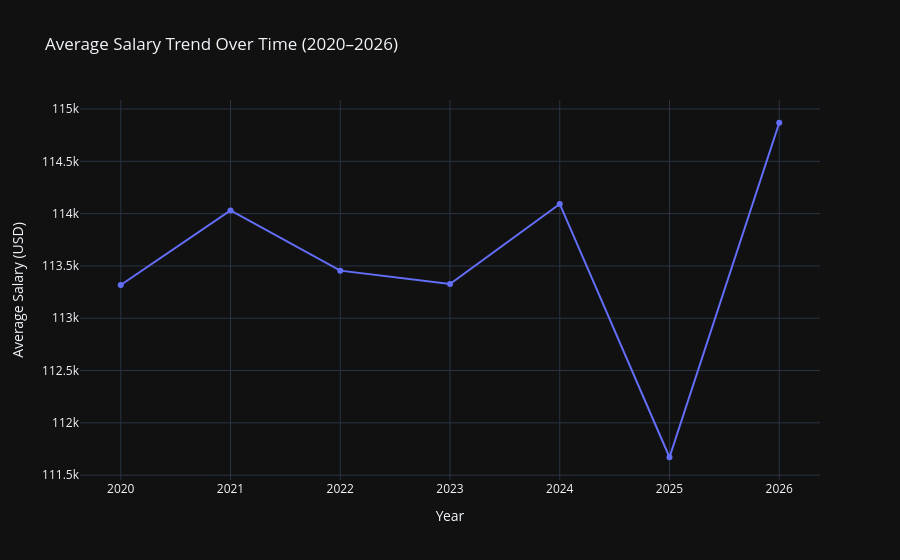

Notebook cell for this chart:
### Code cell
### 4. Average Salary Over Time (by year)
salary_by_year = ai_df.groupby('job_posting_year')['salary'].mean().reset_index()
fig = px.line(salary_by_year, x='job_posting_year', y='salary',
              title='Average Salary Trend Over Time (2020–2026)',
              labels={'job_posting_year': 'Year', 'salary': 'Average Salary (USD)'},
              markers=True)
fig.show()

### Figure 1 — Plotly figure (JSON) as saved in the notebook; plotly's stock layout.template omitted (floating-point values rounded to 4 significant figures)
{"data": [{"hovertemplate": "Year=%{x}<br>Average Salary (USD)=%{y}<extra></extra>", "legendgroup": "", "line": {"color": "#636efa", "dash": "solid"}, "marker": {"symbol": "circle"}, "mode": "lines+markers", "name": "", "orientation": "v", "showlegend": false, "x": [2020, 2021, 2022, 2023, 2024, 2025, 2026], "xaxis": "x", "y": [113300.0, 114000.0, 113500.0, 113300.0, 114100.0, 111700.0, 114900.0], "yaxis": "y", "type": "scatter"}], "layout": {"xaxis": {"anchor": "y", "domain": [0.0, 1.0], "title": {"text": "Year"}}, "yaxis": {"anchor": "x", "domain": [0.0, 1.0], "title": {"text": "Average Salary (USD)"}}, "legend": {"tracegroupgap": 0}, "title": {"text": "Average Salary Trend Over Time (2020–2026)"}}}
